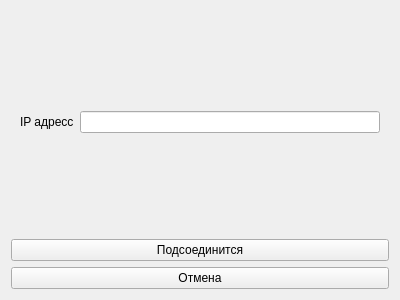
<?xml version="1.0" encoding="UTF-8"?>
<ui version="4.0">
 <class>GameConnectionWidget</class>
 <widget class="QWidget" name="GameConnectionWidget">
  <property name="geometry">
   <rect>
    <x>0</x>
    <y>0</y>
    <width>400</width>
    <height>300</height>
   </rect>
  </property>
  <property name="windowTitle">
   <string>Form</string>
  </property>
  <layout class="QVBoxLayout" name="verticalLayout">
   <item>
    <widget class="QWidget" name="widget" native="true">
     <layout class="QFormLayout" name="formLayout">
      <property name="formAlignment">
       <set>Qt::AlignLeading|Qt::AlignLeft|Qt::AlignVCenter</set>
      </property>
      <item row="1" column="0">
       <widget class="QLabel" name="label">
        <property name="text">
         <string>IP адресс</string>
        </property>
       </widget>
      </item>
      <item row="1" column="1">
       <widget class="QLineEdit" name="ipLineEdit"/>
      </item>
     </layout>
    </widget>
   </item>
   <item>
    <widget class="QPushButton" name="connectionButton">
     <property name="text">
      <string>Подсоединится</string>
     </property>
    </widget>
   </item>
   <item>
    <widget class="QPushButton" name="cancelButton">
     <property name="text">
      <string>Отмена</string>
     </property>
    </widget>
   </item>
  </layout>
 </widget>
 <resources/>
 <connections/>
</ui>
